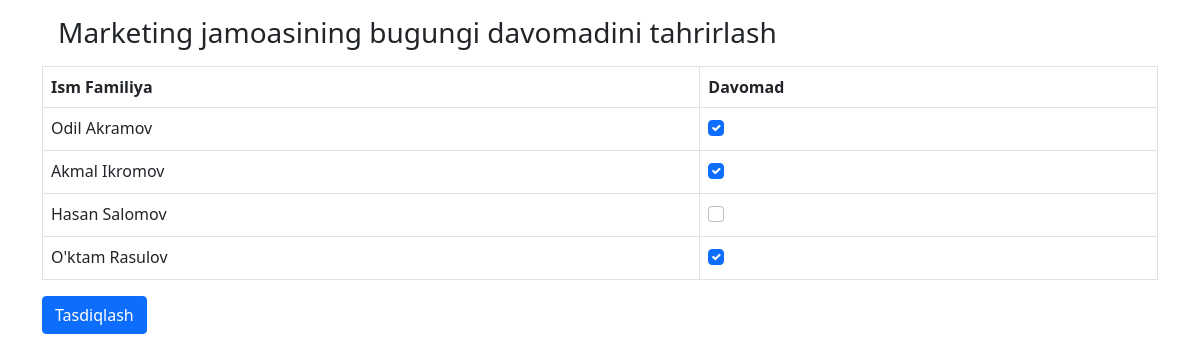
/3/attendance/update/, run on the app's committed database.
### main/models.py (models this page shows, shortened)
class Attendance(models.Model):
    team = models.ForeignKey(Team, on_delete=models.CASCADE, related_name='attendances')
    date = models.DateField()

class Team(models.Model):
    name = models.CharField(max_length=50)

class Mark(models.Model):
    attendance = models.ForeignKey(Attendance, on_delete=models.CASCADE, related_name='marks')
    worker = models.ForeignKey(Worker, on_delete=models.CASCADE, related_name='marks')
    is_attended = models.BooleanField(default=False)
    class Meta:
        unique_together = ['attendance', 'worker']

class Worker(models.Model):
    first_name = models.CharField(max_length=100)
    last_name = models.CharField(max_length=100)
    position = models.CharField(max_length=70)
    team = models.ForeignKey(Team, on_delete=models.CASCADE, related_name='workers')

### main/views.py (the view, shortened to what this page needs)
# urls.py: path('<int:attendance_id>/attendance/update/', attendance_update, name='update'),
def attendance_update(request, attendance_id):
    attendance = Attendance.objects.get(id=attendance_id)
    if attendance.date == date.today():
        return render(request, "update.html", {'attendance': attendance})
    else:
        return HttpResponse("Faqatagina bugungi olingan davomadlarni tahrirlash mumkin.")

### templates/update.html (shortened to what this page needs)
{% extends "base.html" %}
{% block content %}
    <div class="container mt-3">
        <div class=" mt-3 ">
            <h3 class="m-3" >{{attendance.team.name}} jamoasining  bugungi davomadini tahrirlash</h3>
            <form  method="post"> {% csrf_token %}
            <table class="table table-bordered">
                <thead>
                  <tr>
                    <th scope="col">Ism Familiya</th>
                    <th scope="col" >Davomad</th>
                  </tr>
                </thead>
                <tbody>
                    {% for mark in attendance.marks.all  %}
                  <tr>
                    <td>{{mark.worker.first_name}} {{mark.worker.last_name}}</td>
                    <td>
                        <div class="form-check">
                            <input name="is_attended_{{mark.id}}" class="form-check-input" type="checkbox"  id="flexCheckChecked"
                                   {% if mark.is_attended %} checked {% endif %}>
                        </div>
                    </td>
                  </tr>
                  {% endfor %}
                </tbody>
              </table>
            <button class="btn btn-primary"  type="submit">Tasdiqlash</button>
            </form>
        </div>
    </div>
{% endblock content %}

### data on the page
Attendance: team.name "Marketing"
Mark: worker.first_name "Odil", worker.last_name "Akramov", is_attended "☑"
Mark: worker.first_name "Akmal", worker.last_name "Ikromov", is_attended "☑"
Mark: worker.first_name "Hasan", worker.last_name "Salomov"
Mark: worker.first_name "O'ktam", worker.last_name "Rasulov", is_attended "☑"
